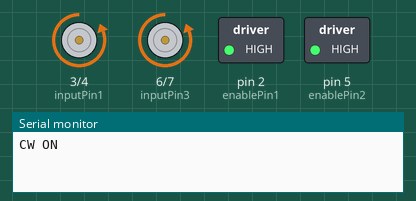
The sketch below on a simulated Arduino Uno, built with avr-gcc and run on an emulated ATmega328P. Parts: motor-driver pin pairs drawn as motors (green arrow = first pin HIGH = forward, orange = second pin HIGH = backward, longer = more drive), switched loads named in the sketch (green lamp = pin HIGH), the last lines printed to the serial monitor.

Above: at 1.5 s.
At 7.5 s:
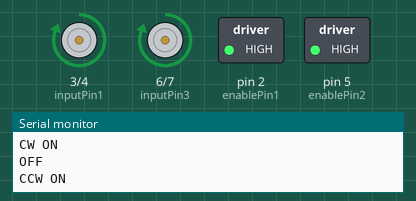
At 10.5 s:
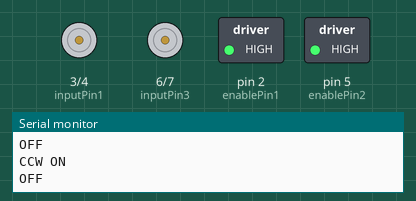
Timing chart, 0 to 13.8 s (numbered marks = the images above):
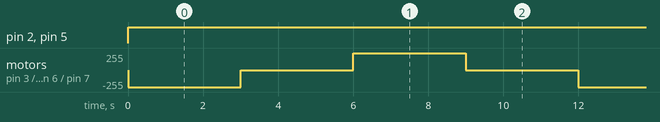

Measured:
- by itself, pin 2 (enablePin1), pin 5 (enablePin2): LOW → HIGH at 0.00 s
- by itself, motor on pin 3 (inputPin1) / pin 4 (inputPin2), motor on pin 6 (inputPin3) / pin 7 (inputPin4): repeats every 12.0 s: stopped 3.0 s, forward 255/255 3.0 s, stopped 3.0 s, backward 255/255 3.0 s

The sketch:

RotateMotor.ino
```cpp
/*
Nama: Giga Hidjrika Aura Adkhy
NIM : 21/479228/TK/52833
*/

//Pin declaration using const int
const int enablePin1 = 2;	//Enable pin for driver
const int inputPin1 = 3;	//input pin 1 for driver
const int inputPin2 = 4;	//input pin 2 for driver

const int enablePin2 = 5;
const int inputPin3 = 6;
const int inputPin4 = 7;

void setup()
{
  //Set the pins as OUTPUT
  pinMode(enablePin1, OUTPUT);
  pinMode(inputPin1, OUTPUT);
  pinMode(inputPin2, OUTPUT);
  pinMode(enablePin2, OUTPUT);
  pinMode(inputPin3, OUTPUT);
  pinMode(inputPin4, OUTPUT);

  //Initial motor state OFF
  digitalWrite(inputPin1, LOW);
  digitalWrite(inputPin2, LOW);
  digitalWrite(inputPin3, LOW);
  digitalWrite(inputPin4, LOW);
  Serial.begin(9600);
}

void loop()
{
  //Turn on Clockwise, then off, then Counter CW, then off, repeat
  turnOnCW();
  turnOff();
  turnOnCCW();
  turnOff();
}

void turnOnCCW()
{
  //print to serial monitor as checker
  Serial.print("CCW ON\n");
  digitalWrite(inputPin1, HIGH); //rotate the motor
  digitalWrite(inputPin2, LOW);  //Counter clockwise
  analogWrite(enablePin1, 255);  //Set the speed to maximum (8-bit)

  digitalWrite(inputPin3, HIGH); //second motor rotation
  digitalWrite(inputPin4, LOW);
  analogWrite(enablePin2, 255);
  delay(3000);   //do this for 3 seconds
}

void turnOnCW()
{
  Serial.print("CW ON\n");
  digitalWrite(inputPin1, LOW);  //rotate the motor
  digitalWrite(inputPin2, HIGH); //Clockwise
  analogWrite(enablePin1, 255);  //Set the speed to maximum (8-bit)

  digitalWrite(inputPin3, LOW); //second motor rotation
  digitalWrite(inputPin4, HIGH);
  analogWrite(enablePin2, 255);
  delay(3000);
}

void turnOff()
{
  Serial.print("OFF\n");
  digitalWrite(inputPin1, LOW);  //Turn off first motor
  digitalWrite(inputPin2, LOW);

  digitalWrite(inputPin3, LOW);  //Turn off second motor
  digitalWrite(inputPin4, LOW);
  delay(3000);
}
```
